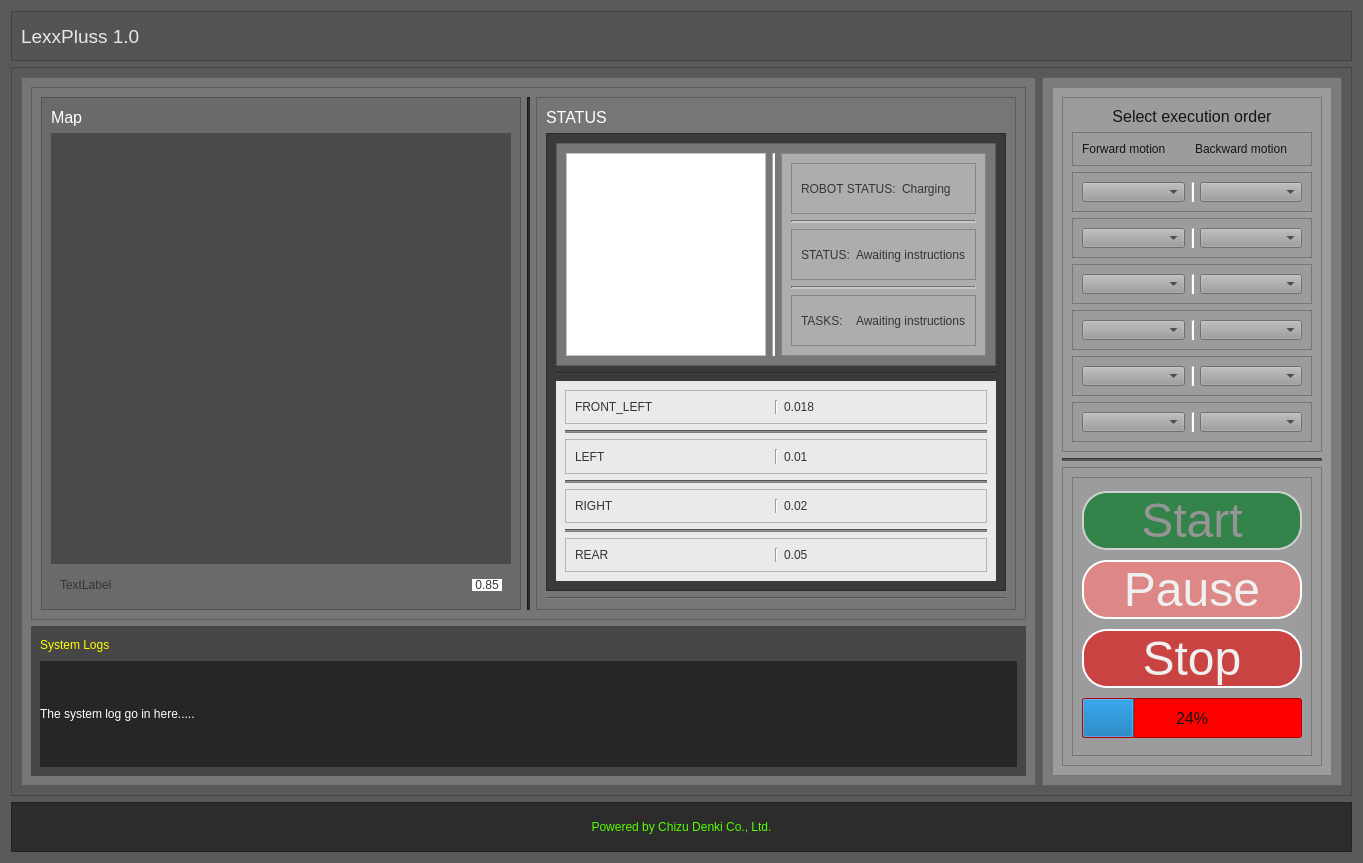
<?xml version="1.0" encoding="UTF-8"?>
<ui version="4.0">
 <class>MainForm</class>
 <widget class="QWidget" name="MainForm">
  <property name="windowModality">
   <enum>Qt::WindowModal</enum>
  </property>
  <property name="geometry">
   <rect>
    <x>0</x>
    <y>0</y>
    <width>1363</width>
    <height>863</height>
   </rect>
  </property>
  <property name="font">
   <font>
    <pointsize>12</pointsize>
   </font>
  </property>
  <property name="windowTitle">
   <string>Form</string>
  </property>
  <property name="styleSheet">
   <string notr="true">background-color: rgb(89, 89, 89);</string>
  </property>
  <layout class="QVBoxLayout" name="verticalLayout_2">
   <item>
    <widget class="QFrame" name="Frame_Title">
     <property name="maximumSize">
      <size>
       <width>16777215</width>
       <height>50</height>
      </size>
     </property>
     <property name="styleSheet">
      <string notr="true">background-color: rgb(84, 84, 84);</string>
     </property>
     <property name="frameShape">
      <enum>QFrame::StyledPanel</enum>
     </property>
     <property name="frameShadow">
      <enum>QFrame::Raised</enum>
     </property>
     <layout class="QHBoxLayout" name="horizontalLayout">
      <item>
       <widget class="QLabel" name="lb_LexxPluss">
        <property name="font">
         <font>
          <family>Tahoma</family>
          <pointsize>14</pointsize>
         </font>
        </property>
        <property name="styleSheet">
         <string notr="true">color: rgb(232, 232, 232);</string>
        </property>
        <property name="text">
         <string>LexxPluss 1.0</string>
        </property>
       </widget>
      </item>
     </layout>
    </widget>
   </item>
   <item>
    <widget class="QFrame" name="frame_2">
     <property name="frameShape">
      <enum>QFrame::StyledPanel</enum>
     </property>
     <property name="frameShadow">
      <enum>QFrame::Raised</enum>
     </property>
     <layout class="QHBoxLayout" name="horizontalLayout_2">
      <item>
       <widget class="QFrame" name="frame_3">
        <property name="styleSheet">
         <string notr="true">background-color: rgb(118, 118, 118);</string>
        </property>
        <property name="frameShape">
         <enum>QFrame::StyledPanel</enum>
        </property>
        <property name="frameShadow">
         <enum>QFrame::Raised</enum>
        </property>
        <layout class="QVBoxLayout" name="verticalLayout_3">
         <item>
          <widget class="QFrame" name="frame_4">
           <property name="styleSheet">
            <string notr="true">color: rgb(52, 52, 52);</string>
           </property>
           <property name="frameShape">
            <enum>QFrame::StyledPanel</enum>
           </property>
           <property name="frameShadow">
            <enum>QFrame::Raised</enum>
           </property>
           <layout class="QHBoxLayout" name="horizontalLayout_3">
            <item>
             <widget class="QFrame" name="frame_6">
              <property name="styleSheet">
               <string notr="true">background-color: rgb(106, 106, 106);</string>
              </property>
              <property name="frameShape">
               <enum>QFrame::StyledPanel</enum>
              </property>
              <property name="frameShadow">
               <enum>QFrame::Raised</enum>
              </property>
              <layout class="QVBoxLayout" name="verticalLayout_5">
               <item>
                <widget class="QLabel" name="label">
                 <property name="maximumSize">
                  <size>
                   <width>16777215</width>
                   <height>20</height>
                  </size>
                 </property>
                 <property name="font">
                  <font>
                   <pointsize>12</pointsize>
                  </font>
                 </property>
                 <property name="styleSheet">
                  <string notr="true">color: rgb(255, 255, 255);</string>
                 </property>
                 <property name="text">
                  <string>Map</string>
                 </property>
                </widget>
               </item>
               <item>
                <widget class="QLabel" name="lb_Map">
                 <property name="styleSheet">
                  <string notr="true">background-color: rgb(74, 74, 74);</string>
                 </property>
                 <property name="text">
                  <string/>
                 </property>
                </widget>
               </item>
               <item>
                <widget class="QWidget" name="widget_2" native="true">
                 <property name="maximumSize">
                  <size>
                   <width>16777215</width>
                   <height>30</height>
                  </size>
                 </property>
                 <layout class="QHBoxLayout" name="horizontalLayout_4">
                  <item>
                   <widget class="QLabel" name="label_5">
                    <property name="text">
                     <string>TextLabel</string>
                    </property>
                   </widget>
                  </item>
                  <item>
                   <widget class="QLabel" name="label_4">
                    <property name="maximumSize">
                     <size>
                      <width>30</width>
                      <height>16777215</height>
                     </size>
                    </property>
                    <property name="styleSheet">
                     <string notr="true">background-color: rgb(255, 255, 255);</string>
                    </property>
                    <property name="text">
                     <string>0.85</string>
                    </property>
                    <property name="alignment">
                     <set>Qt::AlignCenter</set>
                    </property>
                   </widget>
                  </item>
                 </layout>
                </widget>
               </item>
              </layout>
             </widget>
            </item>
            <item>
             <widget class="Line" name="line">
              <property name="styleSheet">
               <string notr="true">color: rgb(22, 22, 22);
background-color: rgb(38, 38, 38);</string>
              </property>
              <property name="lineWidth">
               <number>2</number>
              </property>
              <property name="orientation">
               <enum>Qt::Vertical</enum>
              </property>
             </widget>
            </item>
            <item>
             <widget class="QFrame" name="frame_5">
              <property name="frameShape">
               <enum>QFrame::StyledPanel</enum>
              </property>
              <property name="frameShadow">
               <enum>QFrame::Raised</enum>
              </property>
              <layout class="QVBoxLayout" name="verticalLayout_6">
               <item>
                <widget class="QLabel" name="label_2">
                 <property name="maximumSize">
                  <size>
                   <width>16777215</width>
                   <height>20</height>
                  </size>
                 </property>
                 <property name="font">
                  <font>
                   <pointsize>12</pointsize>
                  </font>
                 </property>
                 <property name="styleSheet">
                  <string notr="true">color: rgb(255, 255, 255);</string>
                 </property>
                 <property name="text">
                  <string>STATUS</string>
                 </property>
                </widget>
               </item>
               <item>
                <widget class="QFrame" name="frame_7">
                 <property name="styleSheet">
                  <string notr="true">background-color: rgb(58, 58, 58);</string>
                 </property>
                 <property name="frameShape">
                  <enum>QFrame::StyledPanel</enum>
                 </property>
                 <property name="frameShadow">
                  <enum>QFrame::Raised</enum>
                 </property>
                 <layout class="QVBoxLayout" name="verticalLayout_7">
                  <item>
                   <widget class="QFrame" name="frame_AMR">
                    <property name="styleSheet">
                     <string notr="true">background-color: rgb(120, 120, 120);</string>
                    </property>
                    <property name="frameShape">
                     <enum>QFrame::StyledPanel</enum>
                    </property>
                    <property name="frameShadow">
                     <enum>QFrame::Raised</enum>
                    </property>
                    <layout class="QHBoxLayout" name="horizontalLayout_10">
                     <item>
                      <widget class="QFrame" name="frame_14">
                       <property name="maximumSize">
                        <size>
                         <width>700</width>
                         <height>16777215</height>
                        </size>
                       </property>
                       <property name="styleSheet">
                        <string notr="true">background-color: rgb(255, 255, 255);</string>
                       </property>
                       <property name="frameShape">
                        <enum>QFrame::StyledPanel</enum>
                       </property>
                       <property name="frameShadow">
                        <enum>QFrame::Raised</enum>
                       </property>
                      </widget>
                     </item>
                     <item>
                      <widget class="Line" name="line_13">
                       <property name="styleSheet">
                        <string notr="true">color: rgb(255, 255, 255);
background-color: rgb(255, 255, 255);</string>
                       </property>
                       <property name="orientation">
                        <enum>Qt::Vertical</enum>
                       </property>
                      </widget>
                     </item>
                     <item>
                      <widget class="QFrame" name="frame_13">
                       <property name="maximumSize">
                        <size>
                         <width>300</width>
                         <height>16777215</height>
                        </size>
                       </property>
                       <property name="styleSheet">
                        <string notr="true">background-color: rgb(173, 173, 173);</string>
                       </property>
                       <property name="frameShape">
                        <enum>QFrame::StyledPanel</enum>
                       </property>
                       <property name="frameShadow">
                        <enum>QFrame::Raised</enum>
                       </property>
                       <layout class="QVBoxLayout" name="verticalLayout_11">
                        <item>
                         <widget class="QFrame" name="frame_18">
                          <property name="frameShape">
                           <enum>QFrame::StyledPanel</enum>
                          </property>
                          <property name="frameShadow">
                           <enum>QFrame::Raised</enum>
                          </property>
                          <layout class="QHBoxLayout" name="horizontalLayout_13">
                           <item>
                            <widget class="QLabel" name="label_19">
                             <property name="text">
                              <string>ROBOT STATUS:</string>
                             </property>
                            </widget>
                           </item>
                           <item>
                            <widget class="QLabel" name="label_20">
                             <property name="text">
                              <string>Charging</string>
                             </property>
                            </widget>
                           </item>
                          </layout>
                         </widget>
                        </item>
                        <item>
                         <widget class="Line" name="line_6">
                          <property name="styleSheet">
                           <string notr="true">color: rgb(21, 21, 21);</string>
                          </property>
                          <property name="lineWidth">
                           <number>2</number>
                          </property>
                          <property name="orientation">
                           <enum>Qt::Horizontal</enum>
                          </property>
                         </widget>
                        </item>
                        <item>
                         <widget class="QFrame" name="frame_15">
                          <property name="frameShape">
                           <enum>QFrame::StyledPanel</enum>
                          </property>
                          <property name="frameShadow">
                           <enum>QFrame::Raised</enum>
                          </property>
                          <layout class="QHBoxLayout" name="horizontalLayout_11">
                           <item>
                            <widget class="QLabel" name="label_16">
                             <property name="text">
                              <string>STATUS:</string>
                             </property>
                            </widget>
                           </item>
                           <item>
                            <widget class="QLabel" name="label_15">
                             <property name="text">
                              <string>Awaiting instructions</string>
                             </property>
                            </widget>
                           </item>
                          </layout>
                         </widget>
                        </item>
                        <item>
                         <widget class="Line" name="line_5">
                          <property name="styleSheet">
                           <string notr="true">color: rgb(29, 29, 29);</string>
                          </property>
                          <property name="lineWidth">
                           <number>2</number>
                          </property>
                          <property name="orientation">
                           <enum>Qt::Horizontal</enum>
                          </property>
                         </widget>
                        </item>
                        <item>
                         <widget class="QFrame" name="frame_17">
                          <property name="frameShape">
                           <enum>QFrame::StyledPanel</enum>
                          </property>
                          <property name="frameShadow">
                           <enum>QFrame::Raised</enum>
                          </property>
                          <layout class="QHBoxLayout" name="horizontalLayout_12">
                           <item>
                            <widget class="QLabel" name="label_18">
                             <property name="text">
                              <string>TASKS:</string>
                             </property>
                            </widget>
                           </item>
                           <item>
                            <widget class="QLabel" name="label_17">
                             <property name="text">
                              <string>Awaiting instructions</string>
                             </property>
                            </widget>
                           </item>
                          </layout>
                         </widget>
                        </item>
                       </layout>
                      </widget>
                     </item>
                    </layout>
                   </widget>
                  </item>
                  <item>
                   <widget class="Line" name="line_3">
                    <property name="orientation">
                     <enum>Qt::Horizontal</enum>
                    </property>
                   </widget>
                  </item>
                  <item>
                   <widget class="QWidget" name="widget_Robot" native="true">
                    <property name="maximumSize">
                     <size>
                      <width>16777215</width>
                      <height>200</height>
                     </size>
                    </property>
                    <property name="styleSheet">
                     <string notr="true">background-color: rgb(234, 234, 234);</string>
                    </property>
                    <layout class="QVBoxLayout" name="verticalLayout_8">
                     <item>
                      <widget class="QFrame" name="frame_8">
                       <property name="frameShape">
                        <enum>QFrame::StyledPanel</enum>
                       </property>
                       <property name="frameShadow">
                        <enum>QFrame::Raised</enum>
                       </property>
                       <layout class="QHBoxLayout" name="horizontalLayout_5">
                        <item>
                         <widget class="QLabel" name="lb_frontLeft">
                          <property name="text">
                           <string>FRONT_LEFT</string>
                          </property>
                         </widget>
                        </item>
                        <item>
                         <widget class="Line" name="line_17">
                          <property name="orientation">
                           <enum>Qt::Vertical</enum>
                          </property>
                         </widget>
                        </item>
                        <item>
                         <widget class="QLabel" name="lb_frontLeft_value">
                          <property name="text">
                           <string>0.018</string>
                          </property>
                         </widget>
                        </item>
                       </layout>
                      </widget>
                     </item>
                     <item>
                      <widget class="Line" name="line_14">
                       <property name="styleSheet">
                        <string notr="true">color: rgb(127, 127, 127);
background-color: rgb(127, 127, 127);</string>
                       </property>
                       <property name="orientation">
                        <enum>Qt::Horizontal</enum>
                       </property>
                      </widget>
                     </item>
                     <item>
                      <widget class="QFrame" name="lb_left_value">
                       <property name="frameShape">
                        <enum>QFrame::StyledPanel</enum>
                       </property>
                       <property name="frameShadow">
                        <enum>QFrame::Raised</enum>
                       </property>
                       <layout class="QHBoxLayout" name="horizontalLayout_7">
                        <item>
                         <widget class="QLabel" name="lb_left">
                          <property name="text">
                           <string>LEFT</string>
                          </property>
                         </widget>
                        </item>
                        <item>
                         <widget class="Line" name="line_18">
                          <property name="orientation">
                           <enum>Qt::Vertical</enum>
                          </property>
                         </widget>
                        </item>
                        <item>
                         <widget class="QLabel" name="lb_left_value_2">
                          <property name="text">
                           <string>0.01</string>
                          </property>
                         </widget>
                        </item>
                       </layout>
                      </widget>
                     </item>
                     <item>
                      <widget class="Line" name="line_15">
                       <property name="styleSheet">
                        <string notr="true">color: rgb(127, 127, 127);
background-color: rgb(127, 127, 127);</string>
                       </property>
                       <property name="orientation">
                        <enum>Qt::Horizontal</enum>
                       </property>
                      </widget>
                     </item>
                     <item>
                      <widget class="QFrame" name="frame_11">
                       <property name="frameShape">
                        <enum>QFrame::StyledPanel</enum>
                       </property>
                       <property name="frameShadow">
                        <enum>QFrame::Raised</enum>
                       </property>
                       <layout class="QHBoxLayout" name="horizontalLayout_8">
                        <item>
                         <widget class="QLabel" name="lb_right">
                          <property name="text">
                           <string>RIGHT</string>
                          </property>
                         </widget>
                        </item>
                        <item>
                         <widget class="Line" name="line_19">
                          <property name="orientation">
                           <enum>Qt::Vertical</enum>
                          </property>
                         </widget>
                        </item>
                        <item>
                         <widget class="QLabel" name="lb_right_value">
                          <property name="text">
                           <string>0.02</string>
                          </property>
                         </widget>
                        </item>
                       </layout>
                      </widget>
                     </item>
                     <item>
                      <widget class="Line" name="line_16">
                       <property name="styleSheet">
                        <string notr="true">color: rgb(127, 127, 127);
background-color: rgb(127, 127, 127);</string>
                       </property>
                       <property name="orientation">
                        <enum>Qt::Horizontal</enum>
                       </property>
                      </widget>
                     </item>
                     <item>
                      <widget class="QFrame" name="lb_rear">
                       <property name="frameShape">
                        <enum>QFrame::StyledPanel</enum>
                       </property>
                       <property name="frameShadow">
                        <enum>QFrame::Raised</enum>
                       </property>
                       <layout class="QHBoxLayout" name="horizontalLayout_9">
                        <item>
                         <widget class="QLabel" name="lb_rear_2">
                          <property name="text">
                           <string>REAR</string>
                          </property>
                         </widget>
                        </item>
                        <item>
                         <widget class="Line" name="line_20">
                          <property name="orientation">
                           <enum>Qt::Vertical</enum>
                          </property>
                         </widget>
                        </item>
                        <item>
                         <widget class="QLabel" name="lb_rear_2_value">
                          <property name="text">
                           <string>0.05</string>
                          </property>
                         </widget>
                        </item>
                       </layout>
                      </widget>
                     </item>
                    </layout>
                   </widget>
                  </item>
                 </layout>
                </widget>
               </item>
               <item>
                <widget class="Line" name="line_2">
                 <property name="orientation">
                  <enum>Qt::Horizontal</enum>
                 </property>
                </widget>
               </item>
              </layout>
             </widget>
            </item>
           </layout>
          </widget>
         </item>
         <item>
          <widget class="QWidget" name="widget" native="true">
           <property name="maximumSize">
            <size>
             <width>16777215</width>
             <height>150</height>
            </size>
           </property>
           <property name="styleSheet">
            <string notr="true">background-color: rgb(70, 70, 70);</string>
           </property>
           <layout class="QVBoxLayout" name="verticalLayout_4">
            <item>
             <widget class="QLabel" name="lb_sysLogs">
              <property name="maximumSize">
               <size>
                <width>16777215</width>
                <height>20</height>
               </size>
              </property>
              <property name="styleSheet">
               <string notr="true">color: rgb(255, 255, 0);</string>
              </property>
              <property name="text">
               <string>System Logs</string>
              </property>
             </widget>
            </item>
            <item>
             <widget class="QLabel" name="lb_Logs">
              <property name="styleSheet">
               <string notr="true">background-color: rgb(38, 38, 38);
color: rgb(255, 255, 255);</string>
              </property>
              <property name="text">
               <string>The system log go in here.....</string>
              </property>
             </widget>
            </item>
           </layout>
          </widget>
         </item>
        </layout>
       </widget>
      </item>
      <item>
       <widget class="QFrame" name="frame_StatCtrlPanel">
        <property name="maximumSize">
         <size>
          <width>300</width>
          <height>16777215</height>
         </size>
        </property>
        <property name="styleSheet">
         <string notr="true">background-color: rgb(124, 124, 124);</string>
        </property>
        <property name="frameShape">
         <enum>QFrame::StyledPanel</enum>
        </property>
        <property name="frameShadow">
         <enum>QFrame::Raised</enum>
        </property>
        <layout class="QVBoxLayout" name="verticalLayout_9">
         <item>
          <widget class="QFrame" name="frame_pb">
           <property name="styleSheet">
            <string notr="true">background-color: rgb(156, 156, 156);
color: rgb(21, 21, 21);</string>
           </property>
           <property name="frameShape">
            <enum>QFrame::StyledPanel</enum>
           </property>
           <property name="frameShadow">
            <enum>QFrame::Raised</enum>
           </property>
           <layout class="QVBoxLayout" name="verticalLayout_10">
            <item>
             <widget class="QFrame" name="frame_16">
              <property name="frameShape">
               <enum>QFrame::StyledPanel</enum>
              </property>
              <property name="frameShadow">
               <enum>QFrame::Raised</enum>
              </property>
              <layout class="QVBoxLayout" name="verticalLayout_12">
               <item>
                <widget class="QLabel" name="label_7">
                 <property name="maximumSize">
                  <size>
                   <width>16777215</width>
                   <height>40</height>
                  </size>
                 </property>
                 <property name="font">
                  <font>
                   <pointsize>12</pointsize>
                  </font>
                 </property>
                 <property name="text">
                  <string>Select execution order</string>
                 </property>
                 <property name="alignment">
                  <set>Qt::AlignCenter</set>
                 </property>
                </widget>
               </item>
               <item>
                <widget class="QFrame" name="frame_26">
                 <property name="maximumSize">
                  <size>
                   <width>16777215</width>
                   <height>40</height>
                  </size>
                 </property>
                 <property name="frameShape">
                  <enum>QFrame::StyledPanel</enum>
                 </property>
                 <property name="frameShadow">
                  <enum>QFrame::Raised</enum>
                 </property>
                 <layout class="QHBoxLayout" name="horizontalLayout_19">
                  <item>
                   <widget class="QLabel" name="label_21">
                    <property name="text">
                     <string>Forward motion</string>
                    </property>
                   </widget>
                  </item>
                  <item>
                   <widget class="QLabel" name="label_8">
                    <property name="text">
                     <string>Backward motion</string>
                    </property>
                   </widget>
                  </item>
                 </layout>
                </widget>
               </item>
               <item>
                <widget class="QFrame" name="frame_20">
                 <property name="maximumSize">
                  <size>
                   <width>16777215</width>
                   <height>40</height>
                  </size>
                 </property>
                 <property name="frameShape">
                  <enum>QFrame::StyledPanel</enum>
                 </property>
                 <property name="frameShadow">
                  <enum>QFrame::Raised</enum>
                 </property>
                 <layout class="QHBoxLayout" name="horizontalLayout_6">
                  <item>
                   <widget class="QComboBox" name="comboBox_4"/>
                  </item>
                  <item>
                   <widget class="Line" name="line_7">
                    <property name="styleSheet">
                     <string notr="true">color: rgb(255, 255, 255);
background-color: rgb(255, 255, 255);</string>
                    </property>
                    <property name="orientation">
                     <enum>Qt::Vertical</enum>
                    </property>
                   </widget>
                  </item>
                  <item>
                   <widget class="QComboBox" name="comboBox">
                    <property name="acceptDrops">
                     <bool>false</bool>
                    </property>
                    <property name="currentText">
                     <string/>
                    </property>
                   </widget>
                  </item>
                 </layout>
                </widget>
               </item>
               <item>
                <widget class="QFrame" name="frame_21">
                 <property name="maximumSize">
                  <size>
                   <width>16777215</width>
                   <height>40</height>
                  </size>
                 </property>
                 <property name="frameShape">
                  <enum>QFrame::StyledPanel</enum>
                 </property>
                 <property name="frameShadow">
                  <enum>QFrame::Raised</enum>
                 </property>
                 <layout class="QHBoxLayout" name="horizontalLayout_14">
                  <item>
                   <widget class="QComboBox" name="comboBox_8"/>
                  </item>
                  <item>
                   <widget class="Line" name="line_8">
                    <property name="styleSheet">
                     <string notr="true">color: rgb(255, 255, 255);
background-color: rgb(255, 255, 255);</string>
                    </property>
                    <property name="orientation">
                     <enum>Qt::Vertical</enum>
                    </property>
                   </widget>
                  </item>
                  <item>
                   <widget class="QComboBox" name="comboBox_2">
                    <property name="currentText">
                     <string/>
                    </property>
                   </widget>
                  </item>
                 </layout>
                </widget>
               </item>
               <item>
                <widget class="QFrame" name="frame_22">
                 <property name="maximumSize">
                  <size>
                   <width>16777215</width>
                   <height>40</height>
                  </size>
                 </property>
                 <property name="frameShape">
                  <enum>QFrame::StyledPanel</enum>
                 </property>
                 <property name="frameShadow">
                  <enum>QFrame::Raised</enum>
                 </property>
                 <layout class="QHBoxLayout" name="horizontalLayout_15">
                  <item>
                   <widget class="QComboBox" name="comboBox_9"/>
                  </item>
                  <item>
                   <widget class="Line" name="line_9">
                    <property name="styleSheet">
                     <string notr="true">color: rgb(255, 255, 255);
background-color: rgb(255, 255, 255);</string>
                    </property>
                    <property name="orientation">
                     <enum>Qt::Vertical</enum>
                    </property>
                   </widget>
                  </item>
                  <item>
                   <widget class="QComboBox" name="comboBox_3">
                    <property name="maximumSize">
                     <size>
                      <width>16777215</width>
                      <height>40</height>
                     </size>
                    </property>
                    <property name="editable">
                     <bool>false</bool>
                    </property>
                   </widget>
                  </item>
                 </layout>
                </widget>
               </item>
               <item>
                <widget class="QFrame" name="frame_23">
                 <property name="maximumSize">
                  <size>
                   <width>16777215</width>
                   <height>40</height>
                  </size>
                 </property>
                 <property name="frameShape">
                  <enum>QFrame::StyledPanel</enum>
                 </property>
                 <property name="frameShadow">
                  <enum>QFrame::Raised</enum>
                 </property>
                 <layout class="QHBoxLayout" name="horizontalLayout_16">
                  <item>
                   <widget class="QComboBox" name="comboBox_10"/>
                  </item>
                  <item>
                   <widget class="Line" name="line_10">
                    <property name="styleSheet">
                     <string notr="true">color: rgb(255, 255, 255);
background-color: rgb(255, 255, 255);</string>
                    </property>
                    <property name="orientation">
                     <enum>Qt::Vertical</enum>
                    </property>
                   </widget>
                  </item>
                  <item>
                   <widget class="QComboBox" name="comboBox_5"/>
                  </item>
                 </layout>
                </widget>
               </item>
               <item>
                <widget class="QFrame" name="frame_24">
                 <property name="maximumSize">
                  <size>
                   <width>16777215</width>
                   <height>40</height>
                  </size>
                 </property>
                 <property name="frameShape">
                  <enum>QFrame::StyledPanel</enum>
                 </property>
                 <property name="frameShadow">
                  <enum>QFrame::Raised</enum>
                 </property>
                 <layout class="QHBoxLayout" name="horizontalLayout_17">
                  <item>
                   <widget class="QComboBox" name="comboBox_11"/>
                  </item>
                  <item>
                   <widget class="Line" name="line_11">
                    <property name="styleSheet">
                     <string notr="true">color: rgb(255, 255, 255);
background-color: rgb(255, 255, 255);</string>
                    </property>
                    <property name="orientation">
                     <enum>Qt::Vertical</enum>
                    </property>
                   </widget>
                  </item>
                  <item>
                   <widget class="QComboBox" name="comboBox_6"/>
                  </item>
                 </layout>
                </widget>
               </item>
               <item>
                <widget class="QFrame" name="frame_25">
                 <property name="maximumSize">
                  <size>
                   <width>16777215</width>
                   <height>40</height>
                  </size>
                 </property>
                 <property name="frameShape">
                  <enum>QFrame::StyledPanel</enum>
                 </property>
                 <property name="frameShadow">
                  <enum>QFrame::Raised</enum>
                 </property>
                 <layout class="QHBoxLayout" name="horizontalLayout_18">
                  <item>
                   <widget class="QComboBox" name="comboBox_12"/>
                  </item>
                  <item>
                   <widget class="Line" name="line_12">
                    <property name="styleSheet">
                     <string notr="true">color: rgb(255, 255, 255);
background-color: rgb(255, 255, 255);</string>
                    </property>
                    <property name="orientation">
                     <enum>Qt::Vertical</enum>
                    </property>
                   </widget>
                  </item>
                  <item>
                   <widget class="QComboBox" name="comboBox_7"/>
                  </item>
                 </layout>
                </widget>
               </item>
              </layout>
             </widget>
            </item>
            <item>
             <widget class="Line" name="line_4">
              <property name="styleSheet">
               <string notr="true">color: rgb(17, 17, 17);
background-color: rgb(74, 74, 74);</string>
              </property>
              <property name="lineWidth">
               <number>2</number>
              </property>
              <property name="orientation">
               <enum>Qt::Horizontal</enum>
              </property>
             </widget>
            </item>
            <item>
             <widget class="QFrame" name="frame_9">
              <property name="frameShape">
               <enum>QFrame::StyledPanel</enum>
              </property>
              <property name="frameShadow">
               <enum>QFrame::Raised</enum>
              </property>
              <layout class="QVBoxLayout" name="verticalLayout_13">
               <item>
                <widget class="QFrame" name="frame_19">
                 <property name="frameShape">
                  <enum>QFrame::StyledPanel</enum>
                 </property>
                 <property name="frameShadow">
                  <enum>QFrame::Raised</enum>
                 </property>
                 <layout class="QVBoxLayout" name="verticalLayout_14">
                  <item>
                   <widget class="QPushButton" name="pb_Start">
                    <property name="maximumSize">
                     <size>
                      <width>1677215</width>
                      <height>16777215</height>
                     </size>
                    </property>
                    <property name="font">
                     <font>
                      <pointsize>36</pointsize>
                     </font>
                    </property>
                    <property name="cursor">
                     <cursorShape>OpenHandCursor</cursorShape>
                    </property>
                    <property name="layoutDirection">
                     <enum>Qt::LeftToRight</enum>
                    </property>
                    <property name="styleSheet">
                     <string notr="true">border: 2px solid ;
border-color: rgb(209, 209, 209);
border-radius: 25px;

background-color: rgba(52, 131, 74, 1);
color: rgb(149, 149, 149);</string>
                    </property>
                    <property name="text">
                     <string>Start</string>
                    </property>
                   </widget>
                  </item>
                  <item>
                   <widget class="QPushButton" name="pb_Pause">
                    <property name="maximumSize">
                     <size>
                      <width>16777215</width>
                      <height>16777215</height>
                     </size>
                    </property>
                    <property name="font">
                     <font>
                      <pointsize>36</pointsize>
                     </font>
                    </property>
                    <property name="cursor">
                     <cursorShape>PointingHandCursor</cursorShape>
                    </property>
                    <property name="styleSheet">
                     <string notr="true">border: 2px solid ;
border-color: rgb(255, 255, 255);
border-radius: 25px;

background-color: rgba(221, 135, 135, 1);
color: rgb(240, 240, 240);</string>
                    </property>
                    <property name="text">
                     <string>Pause</string>
                    </property>
                   </widget>
                  </item>
                  <item>
                   <widget class="QPushButton" name="pb_Stop">
                    <property name="font">
                     <font>
                      <pointsize>36</pointsize>
                     </font>
                    </property>
                    <property name="cursor">
                     <cursorShape>PointingHandCursor</cursorShape>
                    </property>
                    <property name="styleSheet">
                     <string notr="true">border: 2px solid ;
border-color: rgb(255, 255, 255);
border-radius: 25px;

background-color:rgba(201, 67, 67, 1);
color: rgb(240, 240, 240);</string>
                    </property>
                    <property name="text">
                     <string>Stop</string>
                    </property>
                   </widget>
                  </item>
                  <item>
                   <widget class="QProgressBar" name="progBar_Battery">
                    <property name="maximumSize">
                     <size>
                      <width>16777215</width>
                      <height>40</height>
                     </size>
                    </property>
                    <property name="font">
                     <font>
                      <pointsize>12</pointsize>
                     </font>
                    </property>
                    <property name="mouseTracking">
                     <bool>false</bool>
                    </property>
                    <property name="tabletTracking">
                     <bool>true</bool>
                    </property>
                    <property name="contextMenuPolicy">
                     <enum>Qt::NoContextMenu</enum>
                    </property>
                    <property name="styleSheet">
                     <string notr="true">background-color: rgb(255, 0, 0);</string>
                    </property>
                    <property name="value">
                     <number>24</number>
                    </property>
                    <property name="invertedAppearance">
                     <bool>false</bool>
                    </property>
                    <property name="textDirection">
                     <enum>QProgressBar::TopToBottom</enum>
                    </property>
                   </widget>
                  </item>
                 </layout>
                </widget>
               </item>
              </layout>
             </widget>
            </item>
           </layout>
          </widget>
         </item>
        </layout>
       </widget>
      </item>
     </layout>
    </widget>
   </item>
   <item>
    <widget class="QFrame" name="frame_subscript">
     <property name="maximumSize">
      <size>
       <width>16777215</width>
       <height>50</height>
      </size>
     </property>
     <property name="styleSheet">
      <string notr="true">background-color: rgb(44, 44, 44);</string>
     </property>
     <property name="frameShape">
      <enum>QFrame::StyledPanel</enum>
     </property>
     <property name="frameShadow">
      <enum>QFrame::Raised</enum>
     </property>
     <layout class="QVBoxLayout" name="verticalLayout">
      <item>
       <widget class="QLabel" name="lb_subscript">
        <property name="font">
         <font>
          <bold>false</bold>
         </font>
        </property>
        <property name="styleSheet">
         <string notr="true">color: rgb(85, 255, 0);</string>
        </property>
        <property name="text">
         <string>Powered by Chizu Denki Co., Ltd.</string>
        </property>
        <property name="alignment">
         <set>Qt::AlignCenter</set>
        </property>
       </widget>
      </item>
     </layout>
    </widget>
   </item>
  </layout>
 </widget>
 <resources/>
 <connections/>
</ui>
